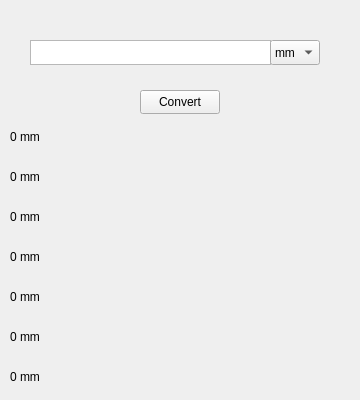
      <widget class="QWidget" name="page_18">
       <widget class="QPlainTextEdit" name="plainTextEdit_19">
        <property name="geometry">
         <rect>
          <x>30</x>
          <y>40</y>
          <width>241</width>
          <height>25</height>
         </rect>
        </property>
        <property name="font">
         <font>
          <family>Segoe UI</family>
          <pointsize>9</pointsize>
          <bold>true</bold>
         </font>
        </property>
        <property name="verticalScrollBarPolicy">
         <enum>Qt::ScrollBarAlwaysOff</enum>
        </property>
        <property name="horizontalScrollBarPolicy">
         <enum>Qt::ScrollBarAlwaysOff</enum>
        </property>
        <property name="plainText">
         <string/>
        </property>
       </widget>
       <widget class="QComboBox" name="comboBox1_10">
        <property name="geometry">
         <rect>
          <x>270</x>
          <y>40</y>
          <width>50</width>
          <height>25</height>
         </rect>
        </property>
        <item>
         <property name="text">
          <string>mm</string>
         </property>
        </item>
        <item>
         <property name="text">
          <string>cm</string>
         </property>
        </item>
        <item>
         <property name="text">
          <string>inch</string>
         </property>
        </item>
        <item>
         <property name="text">
          <string>ft</string>
         </property>
        </item>
        <item>
         <property name="text">
          <string>m</string>
         </property>
        </item>
        <item>
         <property name="text">
          <string>km</string>
         </property>
        </item>
        <item>
         <property name="text">
          <string>yd</string>
         </property>
        </item>
       </widget>
       <widget class="QPushButton" name="pushButton1_10">
        <property name="geometry">
         <rect>
          <x>140</x>
          <y>90</y>
          <width>80</width>
          <height>24</height>
         </rect>
        </property>
        <property name="text">
         <string>Convert</string>
        </property>
       </widget>
       <widget class="QLabel" name="label_111">
        <property name="geometry">
         <rect>
          <x>10</x>
          <y>130</y>
          <width>341</width>
          <height>21</height>
         </rect>
        </property>
        <property name="lineWidth">
         <number>0</number>
        </property>
        <property name="text">
         <string>0 mm</string>
        </property>
        <property name="alignment">
         <set>Qt::AlignLeading|Qt::AlignLeft|Qt::AlignTop</set>
        </property>
        <property name="margin">
         <number>2</number>
        </property>
        <property name="indent">
         <number>-1</number>
        </property>
       </widget>
       <widget class="QLabel" name="label_112">
        <property name="geometry">
         <rect>
          <x>10</x>
          <y>170</y>
          <width>341</width>
          <height>21</height>
         </rect>
        </property>
        <property name="lineWidth">
         <number>0</number>
        </property>
        <property name="text">
         <string>0 mm</string>
        </property>
        <property name="alignment">
         <set>Qt::AlignLeading|Qt::AlignLeft|Qt::AlignTop</set>
        </property>
        <property name="margin">
         <number>2</number>
        </property>
        <property name="indent">
         <number>-1</number>
        </property>
       </widget>
       <widget class="QLabel" name="label_113">
        <property name="geometry">
         <rect>
          <x>10</x>
          <y>210</y>
          <width>341</width>
          <height>21</height>
         </rect>
        </property>
        <property name="lineWidth">
         <number>0</number>
        </property>
        <property name="text">
         <string>0 mm</string>
        </property>
        <property name="alignment">
         <set>Qt::AlignLeading|Qt::AlignLeft|Qt::AlignTop</set>
        </property>
        <property name="margin">
         <number>2</number>
        </property>
        <property name="indent">
         <number>-1</number>
        </property>
       </widget>
       <widget class="QLabel" name="label_114">
        <property name="geometry">
         <rect>
          <x>10</x>
          <y>250</y>
          <width>341</width>
          <height>21</height>
         </rect>
        </property>
        <property name="lineWidth">
         <number>0</number>
        </property>
        <property name="text">
         <string>0 mm</string>
        </property>
        <property name="alignment">
         <set>Qt::AlignLeading|Qt::AlignLeft|Qt::AlignTop</set>
        </property>
        <property name="margin">
         <number>2</number>
        </property>
        <property name="indent">
         <number>-1</number>
        </property>
       </widget>
       <widget class="QLabel" name="label_115">
        <property name="geometry">
         <rect>
          <x>10</x>
          <y>290</y>
          <width>341</width>
          <height>21</height>
         </rect>
        </property>
        <property name="lineWidth">
         <number>0</number>
        </property>
        <property name="text">
         <string>0 mm</string>
        </property>
        <property name="alignment">
         <set>Qt::AlignLeading|Qt::AlignLeft|Qt::AlignTop</set>
        </property>
        <property name="margin">
         <number>2</number>
        </property>
        <property name="indent">
         <number>-1</number>
        </property>
       </widget>
       <widget class="QLabel" name="label_116">
        <property name="geometry">
         <rect>
          <x>10</x>
          <y>330</y>
          <width>341</width>
          <height>21</height>
         </rect>
        </property>
        <property name="lineWidth">
         <number>0</number>
        </property>
        <property name="text">
         <string>0 mm</string>
        </property>
        <property name="alignment">
         <set>Qt::AlignLeading|Qt::AlignLeft|Qt::AlignTop</set>
        </property>
        <property name="margin">
         <number>2</number>
        </property>
        <property name="indent">
         <number>-1</number>
        </property>
       </widget>
       <widget class="QLabel" name="label_117">
        <property name="geometry">
         <rect>
          <x>10</x>
          <y>370</y>
          <width>341</width>
          <height>21</height>
         </rect>
        </property>
        <property name="lineWidth">
         <number>0</number>
        </property>
        <property name="text">
         <string>0 mm</string>
        </property>
        <property name="alignment">
         <set>Qt::AlignLeading|Qt::AlignLeft|Qt::AlignTop</set>
        </property>
        <property name="margin">
         <number>2</number>
        </property>
        <property name="indent">
         <number>-1</number>
        </property>
       </widget>
      </widget>
